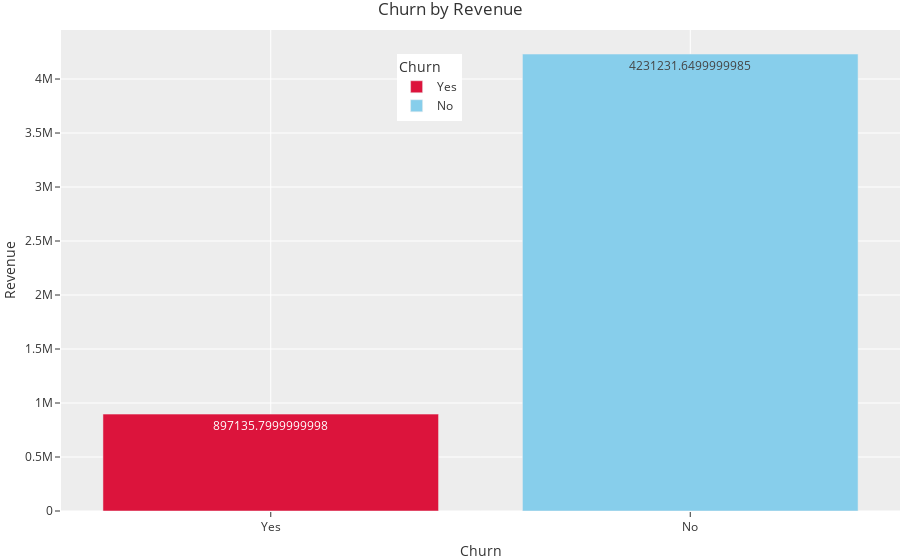

The notebook cell this image was saved under:
### Code cell
colors = ['crimson','skyblue']
contract_barchart=px.bar(totalcharges_attrition_df,x='Churn',y='Revenue',color='Churn',text='Revenue',color_discrete_sequence=colors,
                        title='Churn by Revenue')
contract_barchart.update_layout(legend=dict(yanchor="top",y=0.95,xanchor="left",x=0.40),autosize=True,margin=dict(t=30,b=0,l=0,r=0))

### Figure 1 — Plotly figure (JSON) as saved in the notebook; plotly's stock layout.template omitted (floating-point values rounded to 4 significant figures)
{"data": [{"alignmentgroup": "True", "hovertemplate": "Churn=%{x}<br>Revenue=%{text}<extra></extra>", "legendgroup": "Yes", "marker": {"color": "crimson"}, "name": "Yes", "offsetgroup": "Yes", "orientation": "v", "showlegend": true, "text": [897100.0], "textposition": "auto", "type": "bar", "x": ["Yes"], "xaxis": "x", "y": [897100.0], "yaxis": "y"}, {"alignmentgroup": "True", "hovertemplate": "Churn=%{x}<br>Revenue=%{text}<extra></extra>", "legendgroup": "No", "marker": {"color": "skyblue"}, "name": "No", "offsetgroup": "No", "orientation": "v", "showlegend": true, "text": [4231000.0], "textposition": "auto", "type": "bar", "x": ["No"], "xaxis": "x", "y": [4231000.0], "yaxis": "y"}], "layout": {"autosize": true, "barmode": "relative", "legend": {"title": {"text": "Churn"}, "tracegroupgap": 0, "x": 0.4, "xanchor": "left", "y": 0.95, "yanchor": "top"}, "margin": {"b": 0, "l": 0, "r": 0, "t": 30}, "title": {"text": "Churn by Revenue"}, "xaxis": {"anchor": "y", "categoryarray": ["Yes", "No"], "categoryorder": "array", "domain": [0, 1], "title": {"text": "Churn"}}, "yaxis": {"anchor": "x", "domain": [0, 1], "title": {"text": "Revenue"}}}}
